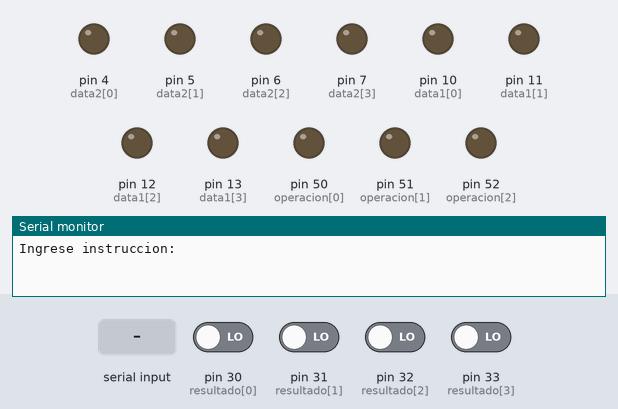
The sketch below on a simulated Arduino Mega 2560, built with avr-gcc and run on an emulated ATmega2560. Shown: output pins drawn as LEDs (lit = HIGH), the last lines printed to the serial monitor. The inputs (shaded band) are chosen by the test bench; at power-on: pin 30 (resultado[0]), pin 31 (resultado[1]), pin 32 (resultado[2]), pin 33 (resultado[3]) LOW.

Above: at 1.2 s.
1.3 s: "add" received over Serial
At 2.6 s:
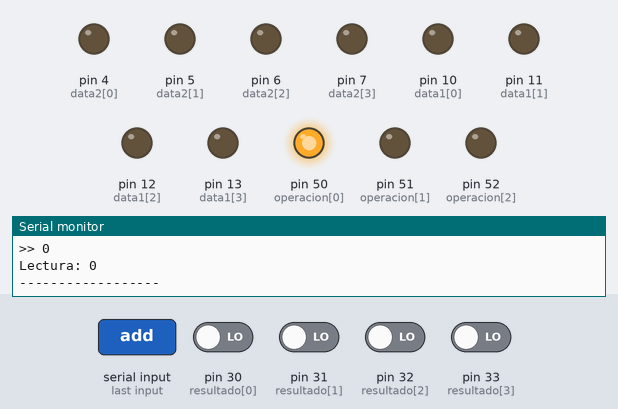
2.9 s: "90 45\n" received over Serial
At 4.2 s:
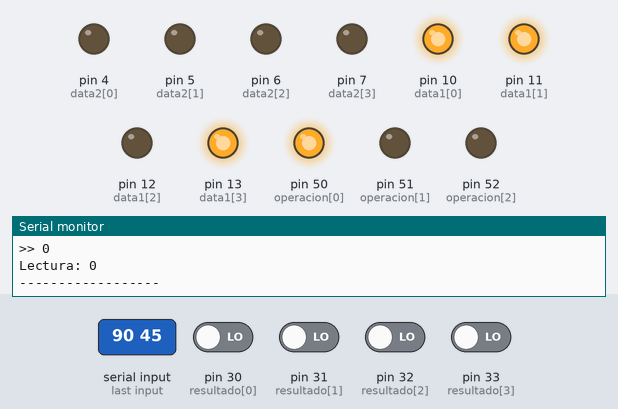
4.5 s: "30 150\n" received over Serial
At 5.8 s:
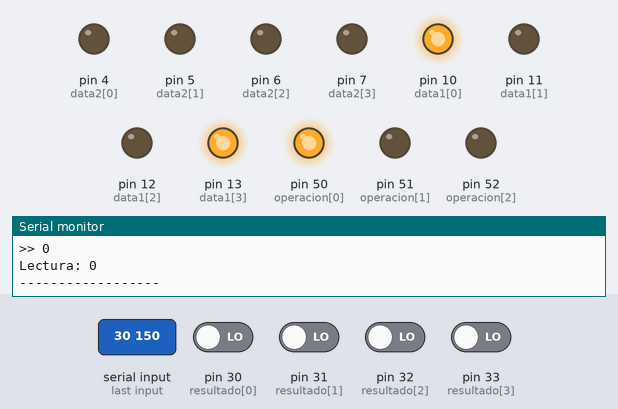
6.1 s: "1 90 45\n" received over Serial
At 7.2 s:
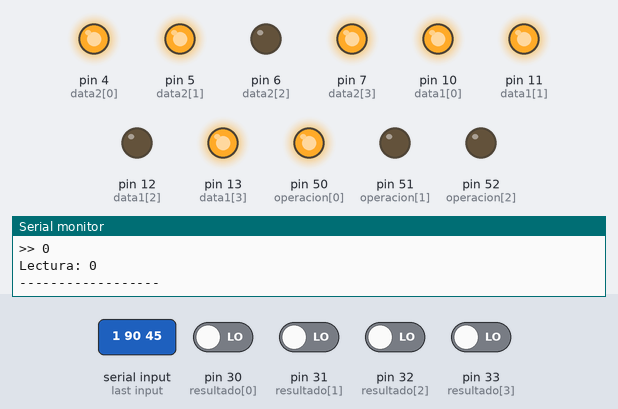
7.7 s: "sub" received over Serial
At 8.6 s:
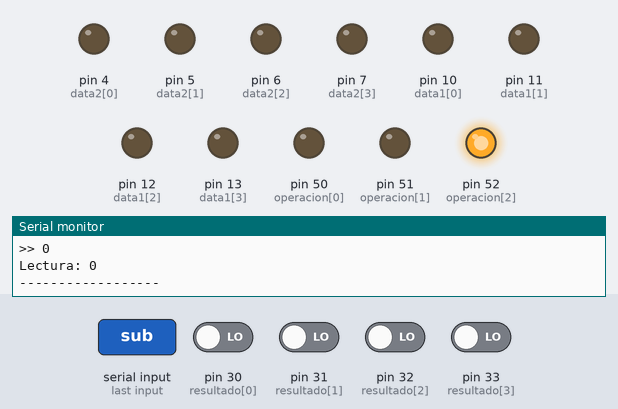
9.3 s: "and" received over Serial
At 9.9 s:
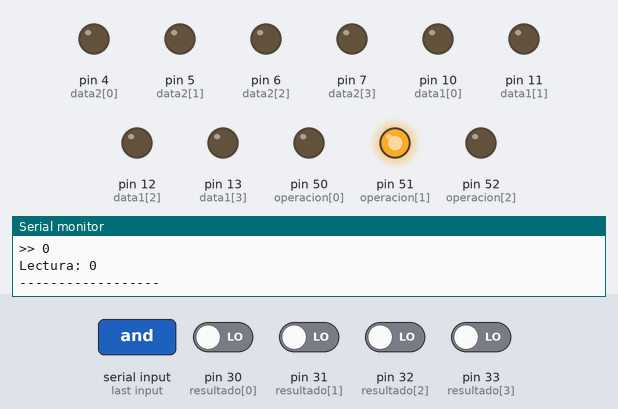
Timing chart, 0 to 11.9 s (numbered marks = the images above; inputs shaded):
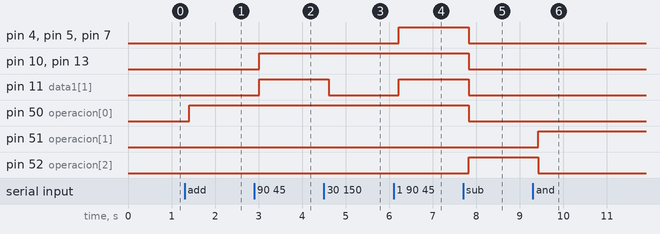

The sketch:

ALU.ino
```cpp
int data1[] = {10, 11, 12, 13};
int data2[] = {4, 5, 6, 7};
int resultado[] = {30, 31, 32, 33};
int operacion[] = {50, 51, 52};

void setup(){
  Serial.begin(9600);
  for(int i = 0; i < 4; i++){
    pinMode(data1[i], OUTPUT);
    pinMode(data2[i], OUTPUT);
    pinMode(resultado[i], INPUT);
    if(i < 3)
      pinMode(operacion[i], OUTPUT);
  }
  Serial.println("Ingrese instruccion:");
}

String DecToBin(int number)
{
    if ( number == 0 ) return "0";
    if ( number == 1 ) return "1";

    if ( number % 2 == 0 )
        return DecToBin(number / 2) + "0";
    else
        return DecToBin(number / 2) + "1";
}

void loop(){
  //Declaracion de Variables
  String data1;
  String data2;
  String instruccion;
  int index = 0;
  bool continuar = false;
  //Final Declaracion de Variables

  //Extrayendo Informacion de Instruccion y Datas
  while (Serial.available() > 0){
    char temp = Serial.read();
    if(temp == ' '){
      index = index + 1;
    }
    if(index == 0){
      instruccion += temp;
    }else if(index == 1){
      data1 += temp;
    }else{
      data2 += temp;
    }
    continuar = true;
  }
  delay(100);
  if(!continuar)
    return;
  //Final Extrayendo Informacion de Instruccion y Datas

  //Convirtiendo a Bits
  //Data1
  int data1i = data1.toInt();
  String data1b = DecToBin(data1i);
  int data1s = data1b.length();;

  int rellenar = 4 - data1s;
  String mascara = "";
  for(int i = 0; i < rellenar; i ++){
    mascara+="0";
  }
  data1b = mascara + data1b;

  //Data2
  int data2i = data2.toInt();
  String data2b = DecToBin(data2i);
  int data2s = data2b.length();;

  rellenar = 4 - data2s;
  mascara = "";
  for(int i = 0; i < rellenar; i ++){
    mascara+="0";
  }
  data2b = mascara + data2b;
  //Final Conversion a Bits

  //Impresion de Datas
  Serial.print("Data1: ");
  Serial.print(data1b);
  Serial.println();

  Serial.print("Data2: ");
  Serial.print(data2b);
  Serial.println();
  //Final impresion de Datas

  //Data1 to FPGA
  for(int i = 0; i < 4; i++){
    digitalWrite(13-i, data1b[i] == '1' ? HIGH : LOW);
  }

  //Data2 to FPGA
  for(int i = 0; i < 4; i++){
    digitalWrite(7-i, data2b[i] == '1' ? HIGH : LOW);
  }

  /*
   * Operacion to FPGA
   * add
   * sub
   * and
   * or
   * xor
   */
   String ope = "";
   if(instruccion == "add")
    ope = "000";
   else if(instruccion == "sub")
    ope = "001";
  else if(instruccion == "and")
    ope = "010";
  else if(instruccion == "or")
    ope = "011";
  else
    ope = "100";
  if(ope == ""){
    Serial.println("Salio del ciclo");
    return;
  }
   for(int i = 0; i < 3; i++){
     digitalWrite(operacion[i], ope[i] == '1' ? HIGH : LOW);
   }

  delay(100);

  int data_in=0;
  for(int i = 0; i < 4; i++){
    int pot = pow(2, 3-i);
    int lectura = digitalRead(i+30);
    data_in += pot*lectura;
    Serial.print(">> ");
    Serial.println(lectura);
  }
  delay(100);
  Serial.print("Lectura: ");
  Serial.println(data_in);

  Serial.println("------------------");
  Serial.println();
}
```

Measured:
- after the input at 1.3 s, pin 50 (operacion[0]): LOW → HIGH after 0.10 s
- after the input at 2.9 s, pin 10 (data1[0]), pin 11 (data1[1]), pin 13 (data1[3]): LOW → HIGH after 0.11 s
- after the input at 4.5 s, pin 11 (data1[1]): HIGH → LOW after 0.12 s
- after the input at 6.1 s, pin 4 (data2[0]), pin 5 (data2[1]), pin 7 (data2[3]), pin 11 (data1[1]): LOW → HIGH after 0.12 s
- after the input at 7.7 s, pin 4 (data2[0]), pin 5 (data2[1]), pin 7 (data2[3]), pin 10 (data1[0]), pin 11 (data1[1]), pin 13 (data1[3]), pin 50 (operacion[0]): HIGH → LOW after 0.13 s; pin 52 (operacion[2]): LOW → HIGH after 0.13 s
- after the input at 9.3 s, pin 51 (operacion[1]): LOW → HIGH after 0.13 s; pin 52 (operacion[2]): HIGH → LOW after 0.13 s
